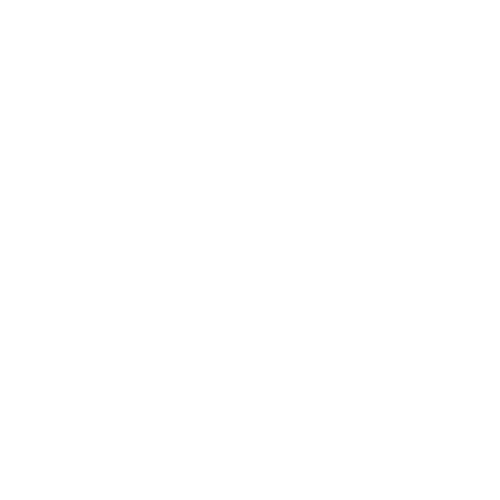
Frame 1 (no input)
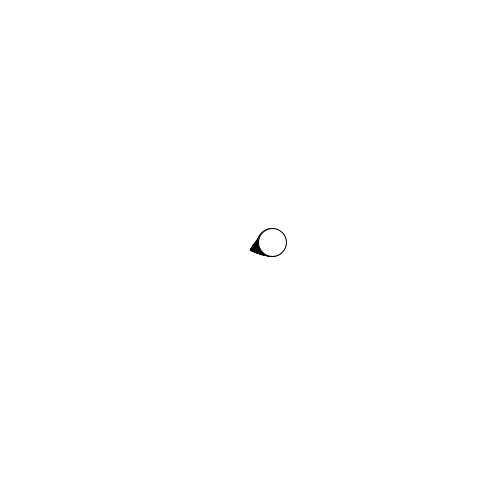
Frame 60 (the mouse pressed at the canvas centre just before this capture)
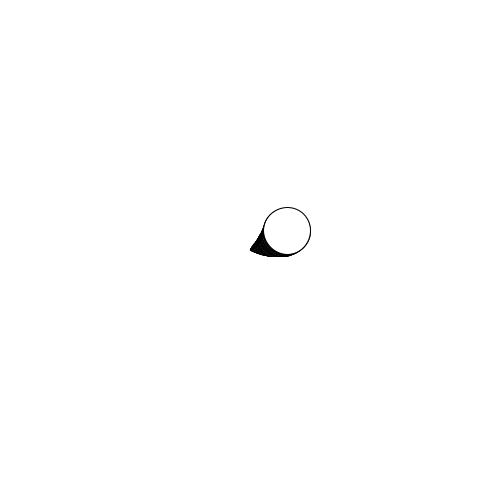
Frame 120 (the mouse held since frame 60 and released just before this capture)

The Processing sketch that drew these frames (run headless with seeded random() and noise(); from frame 60 on, the mouse is pressed at the canvas centre):

// Processing sketch: flowers
// ── flowers.pde
float cx, cy, diam;
float counter1, counter2;
float vel, acel;
boolean petal;


void setup () {
 
 size (500, 500);
 background (255);
 cx = 250;
 cy = 250;
 counter1 = 0;
 vel = 0.1;
 acel = 0.001;
 petal = true;
  
}

void draw () {
  
  if (petal) {
  
  diam = (sin (counter1)) * 50;
  ellipse (cx,cy, diam, diam);
  counter1 += 0.01;
  counter2 += 0.05;
  cx = 250 + sin(counter1) * 40;
  vel += acel;
  cy -= vel;
  
  }
  
  if (diam < 0) petal = false;
  
}

// ── petal.pde
/*Class Petal {

  float cx, cy, diam;
  float counter;
  float vel, acel;
  boolean petal;

  void init () {

    cx = width/2;
    cy = height/2;
    counter = 0;
    vel = 1;
    acel = 0.05;
    petal = true;
    
  }
  
  
  
}*/
